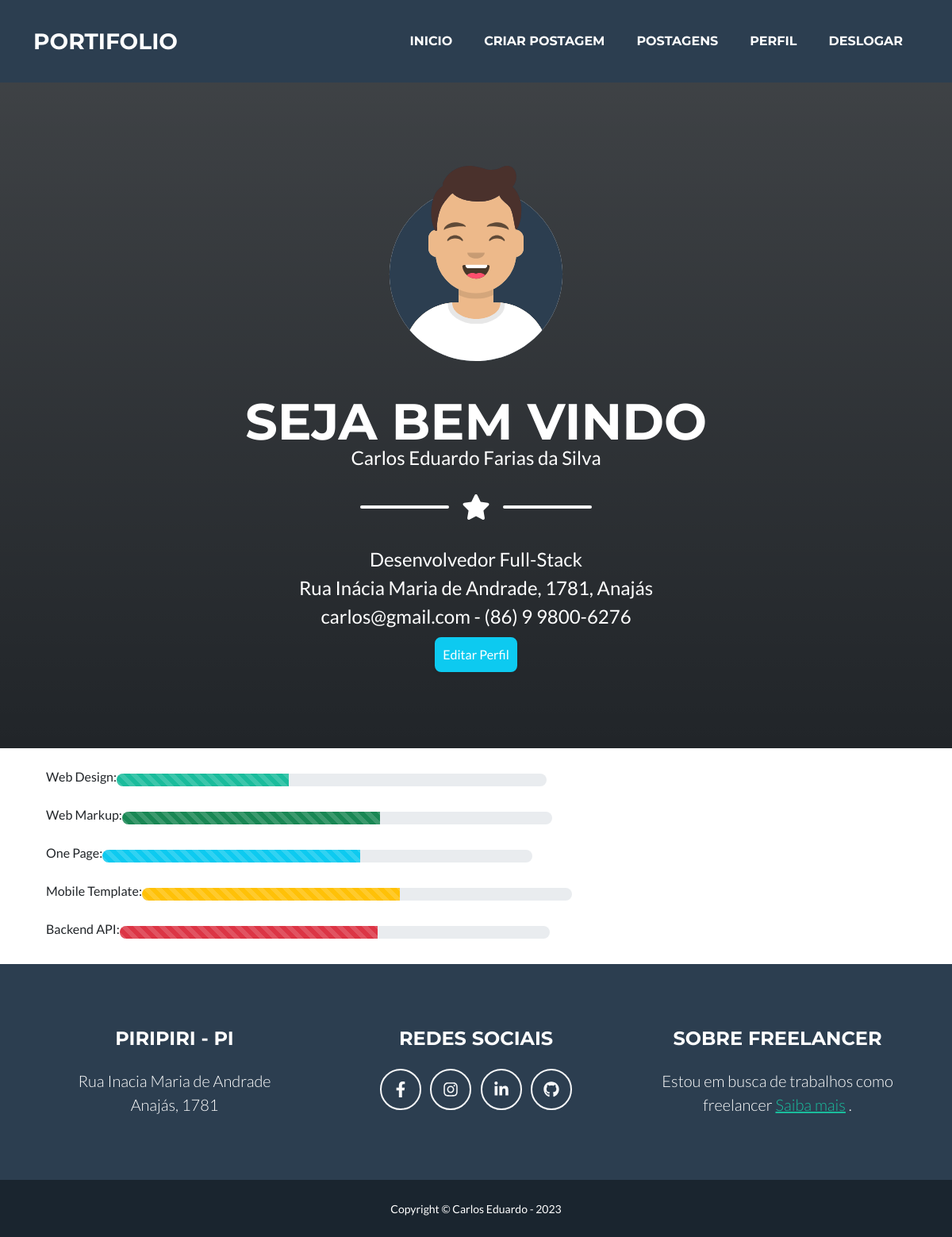
Screenshot of /perfil (signed in) with the database file from the repository.
### tables this page shows
CREATE TABLE users (
    id INTEGER PRIMARY KEY AUTOINCREMENT,
    created TIMESTAMP NOT NULL DEFAULT CURRENT_TIMESTAMP,
    email TEXT NOT NULL,
    nome TEXT NOT NULL,
    senha TEXT NOT NULL,
    atuacao TEXT,
    endereco TEXT,
    telefone TEXT,
    foto TEXT
);

### main.py (the view)
@app.route('/perfil',methods=('GET', 'POST'))
def perfil():
    if not (session):
        return redirect(url_for('index'))
    else:
        users = get_users(session['email'])
        return render_template('perfil.html', users=users)

### main.py (called while the page is built)
def get_db_connection():
    conn = sqlite3.connect('database.db')
    conn.row_factory = sqlite3.Row
    return conn

def get_users(email):
    conn = get_db_connection()
    users = conn.execute('SELECT * FROM users WHERE email = ?',
    (email,)).fetchone()
    conn.close()
    if users is None:
        abort(404)
    return users

### templates/perfil.html (shortened to what this page needs)
{% extends 'base.html' %} {% block content %}
<header class="masthead bg-dark bg-gradient text-white text-center">
    <div class="container d-flex align-items-center flex-column">
        <img class="masthead-avatar mb-5" src="{{url_for('static',filename=('assets/img/avataaars.svg'))}}" alt="..." />
        <h1 class="masthead-heading text-uppercase mb-0">
            Seja bem vindo
        </h1>
        <p class="masthead-subheading font-weight-light mb-0">
            {{users['nome']}}
        </p>
        <div class="divider-custom divider-light">
            <div class="divider-custom-line"></div>
            <div class="divider-custom-icon"><i class="fas fa-star"></i></div>
            <div class="divider-custom-line"></div>
        </div>
        <p class="masthead-subheading font-weight-light mb-0">
            {% if users['atuacao'] != None %}
            {{users['atuacao']}}
            {% else %}
            Sem área de atuação
            {% endif %}
        </p>
        <p class="masthead-subheading font-weight-light mb-0">
            {% if users['endereco'] != None %}
            {{users['endereco']}}
            {% else %}
            Sem endereço
            {% endif %}
        </p>
        <p class="masthead-subheading font-weight-light mb-0">
            {{users['email']}} - {% if users['telefone'] != None %}
            {{users['telefone']}}
            {% else %}
            Sem telefone
            {% endif %}
        </p>
        <a href="{{ url_for('editPerfil') }}" class="btn btn-info text-white shadow-sm p-2 mt-2">Editar Perfil</a>
    </div>
</header>
<div class="container">
    <div class="card-body d-flex w-100 justify-content-around">
        <div class="w-100">
            <div class="d-flex align-items-center">
               <p class="mt-2">Web Design: </p>
               <div class="progress w-50">
                   <div class="progress-bar progress-bar-striped" role="progressbar" aria-label="Default striped example" style="width: 40%" aria-valuenow="10" aria-valuemin="0" aria-valuemax="100"></div>
                </div>
            </div>
            <div class="d-flex align-items-center">
                <p class="mt-2">Web Markup: </p>
                <div class="progress w-50">
                    <div class="progress-bar progress-bar-striped bg-success" role="progressbar" aria-label="Success striped example" style="width: 60%" aria-valuenow="25" aria-valuemin="0" aria-valuemax="100"></div>
                </div>
            </div>
            <div class="d-flex align-items-center">
                <p class="mt-2">One Page: </p>
                <div class="progress w-50">
                    <div class="progress-bar progress-bar-striped bg-info" role="progressbar" aria-label="Success striped example" style="width: 60%" aria-valuenow="25" aria-valuemin="0" aria-valuemax="100"></div>
                </div>
            </div>
            <div class="d-flex align-items-center">
                <p class="mt-2">Mobile Template: </p>
                <div class="progress w-50">
                    <div class="progress-bar progress-bar-striped bg-warning" role="progressbar" aria-label="Success striped example" style="width: 60%" aria-valuenow="25" aria-valuemin="0" aria-valuemax="100"></div>
                </div>
            </div>
            <div class="d-flex align-items-center">
                <p class="mt-2">Backend API: </p>
                <div class="progress w-50">
                    <div class="progress-bar progress-bar-striped bg-danger" role="progressbar" aria-label="Success striped example" style="width: 60%" aria-valuenow="25" aria-valuemin="0" aria-valuemax="100"></div>
                </div>
            </div>
        </div>
    </div>
</div>
{% endblock %}

### rows the page displays
users: nome "Carlos Eduardo Farias da Silva", atuacao "Desenvolvedor Full-Stack", endereco "Rua Inácia Maria de Andrade, 1781, Anajás", email "carlos@gmail.com", telefone "(86) 9 9800-6276"
